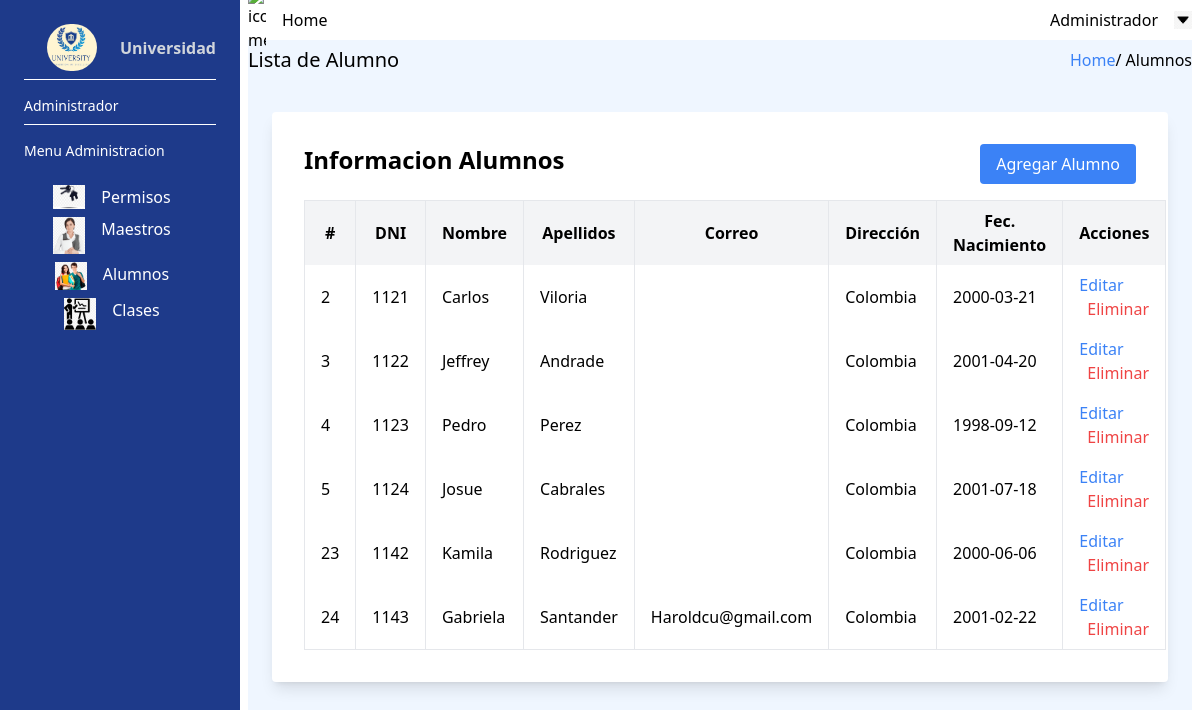
The app's page /Adm_Das_Alum.php (signed in), older data.
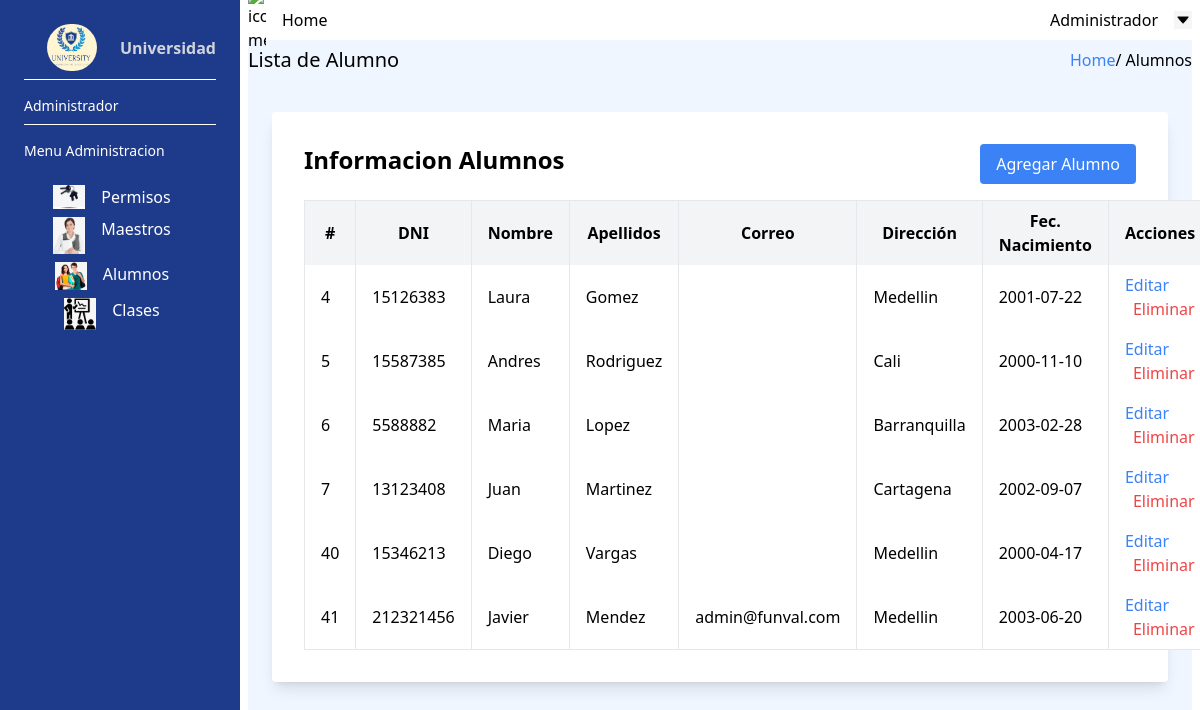
The same page, newer data.
### tables this page shows
CREATE TABLE IF NOT EXISTS `usuarios_datos` (
  `id_ud` int NOT NULL AUTO_INCREMENT,
  `dni` int NOT NULL,
  `nombre` varchar(100) NOT NULL,
  `apellidos` varchar(100) NOT NULL,
  `direccion` varchar(100) DEFAULT NULL,
  `fecha_nacimiento` date NOT NULL,
  `rol_id` int NOT NULL,
  PRIMARY KEY (`id_ud`),
  KEY `usuarios_datos_fk0` (`rol_id`)
);

CREATE TABLE IF NOT EXISTS `usuarios_login` (
  `id_ul` int NOT NULL AUTO_INCREMENT,
  `correo` varchar(100) NOT NULL,
  `contra` varchar(150) NOT NULL,
  `datos_id` int NOT NULL,
  PRIMARY KEY (`id_ul`),
  UNIQUE KEY `correo` (`correo`),
  UNIQUE KEY `datos_id` (`datos_id`)
);

### Adm_Das_Alum.php (the view, shortened to what the changed rows need)
<?php
include('connection.php');
?>
<!DOCTYPE html>
<html>
<head>
    <link rel="stylesheet" href="/dist//output.css">
</head>
<body>
    <div class="w-screen h-screen flex">
        <div class="flex flex-col w-[calc(100%-15rem)] px-2">
            <section class=" h-screen bg-blue-50">
                <div class="flex  w-full flex-row justify- items-center    ">
                    <div class="flex h-10 w-full  flex-row justify-between items-center">
                        <h1 class="text-xl"> Lista de Alumno</h1>
                    </div>
                </div>
                <div class="max-w-4xl mx-auto p-8 bg-white rounded shadow-lg mt-8">
                    <div class="flex justify-between mb-4">
                        <h2 class="text-2xl font-semibold">Informacion Alumnos</h2>
                    </div>
                    <table class="w-full border-collapse border mt-4">
                        <thead>
                            <tr class="bg-gray-100">
                                <th class="py-2 px-4 border-r">#</th>
                                <th class="py-2 px-4 border-r">DNI</th>
                                <th class="py-2 px-4 border-r">Nombre</th>
                                <th class="py-2 px-4 border-r">Apellidos</th>
                                <th class="py-2 px-4 border-r">Correo</th>
                                <th class="py-2 px-4 border-r">Dirección</th>
                                <th class="py-2 px-4 border-r">Fec. Nacimiento</th>
                                <th class="py-2 px-4 border-r">Acciones</th>
                            </tr>
                        </thead>
                        <tbody>
                            <?php
                            $query  = "SELECT `id_ud`,`dni`,`nombre`,`apellidos`, `correo`,`direccion`,`fecha_nacimiento` FROM usuarios_datos LEFT Join usuarios_login on id_ud = datos_id WHERE rol_id = 3;";
                            $result = $mysqli->query($query);
                            while ($row = $result->fetch_assoc()) {
                                echo "<tr class='bg-white'>";
                                echo "<td class='py-2 px-4 border-r'>" . $row['id_ud'] . "</td>";
                                echo "<td class='py-2 px-4 border-r'>" . $row['dni'] . "</td>";
                                echo "<td class='py-2 px-4 border-r'>" . $row['nombre'] . "</td>";
                                echo "<td class='py-2 px-4 border-r'>" . $row['apellidos'] . "</td>";
                                echo "<td class='py-2 px-4 border-r'>" . $row['correo'] . "</td>";
                                echo "<td class='py-2 px-4 border-r'>" . $row['direccion'] . "</td>";
                                echo "<td class='py-2 px-4 border-r'>" . $row['fecha_nacimiento'] . "</td>";
                                echo "<td class='py-2 px-4 border-r'>";
                                echo "<button class='text-blue-500 hover:underline' onclick='openUpdateModal(this)'>Editar</button>";
                                echo "<button class='text-red-500 hover:underline ml-2'>Eliminar</button>";
                                echo "</td>";
                                echo "</tr>";
                            }
                            ?>
                        </tbody>
                    </table>
                </div>
            </section>
        </div>
    </div>
</body>
</html>

Row changes from the older to the newer data that the page shows:
removed usuarios_datos: id_ud "2", dni "1121", nombre "Carlos", apellidos "Viloria", direccion "Colombia", fecha_nacimiento "2000-03-21"
removed usuarios_datos: id_ud "3", dni "1122", nombre "Jeffrey", apellidos "Andrade", direccion "Colombia", fecha_nacimiento "2001-04-20"
removed usuarios_datos: id_ud "23", dni "1142", nombre "Kamila", apellidos "Rodriguez", direccion "Colombia", fecha_nacimiento "2000-06-06"
no longer on this page (row edited): usuarios_datos: id_ud "24", dni "1143", nombre "Gabriela", apellidos "Santander", usuarios_login.correo "Haroldcu@gmail.com", direccion "Colombia", fecha_nacimiento "2001-02-22"
changed usuarios_datos id 4: dni "1123" → "15126383"; nombre "Pedro" → "Laura"; apellidos "Perez" → "Gomez"; direccion "Colombia" → "Medellin"; fecha_nacimiento "1998-09-12" → "2001-07-22"
changed usuarios_datos id 5: dni "1124" → "15587385"; nombre "Josue" → "Andres"; apellidos "Cabrales" → "Rodriguez"; direccion "Colombia" → "Cali"; fecha_nacimiento "2001-07-18" → "2000-11-10"
now on this page (row edited): usuarios_datos: id_ud "6", dni "5588882", nombre "Maria", apellidos "Lopez", direccion "Barranquilla", fecha_nacimiento "2003-02-28"
now on this page (row edited): usuarios_datos: id_ud "7", dni "13123408", nombre "Juan", apellidos "Martinez", direccion "Cartagena", fecha_nacimiento "2002-09-07"
added usuarios_datos: id_ud "40", dni "15346213", nombre "Diego", apellidos "Vargas", direccion "Medellin", fecha_nacimiento "2000-04-17"
now on this page (row edited): usuarios_login: datos.id_ud "41", datos.dni "212321456", datos.nombre "Javier", datos.apellidos "Mendez", correo "admin@funval.com", datos.direccion "Medellin", datos.fecha_nacimiento "2003-06-20"
